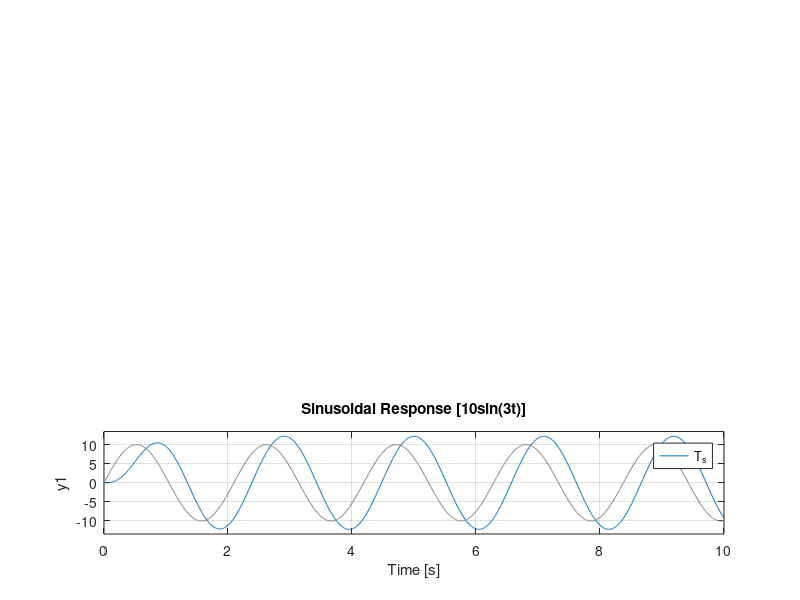

MATLAB code to generate this figure:
clear; clc; close all

z = abs(log(0.2)/sqrt(pi^2+log(0.2)^2));
K2 = 5/3;
K1 = 3*(1+K2)^2/(8*z^2);

s = tf('s');
t = 0:0.01:10;

hold on

num = [3*K1];
den = [2,3+3*K2,3*K1];
T_s = tf(num, den);

subplot(3,1,1)
step(10*T_s)
grid on
title('Step Response [10U(t)]')

subplot(3,1,2)
step(5*T_s/s,t)
grid on
title('Ramp Response [5tU(t)]')

subplot(3,1,3)
lsim(T_s,10*sin(3*t),t)
grid on
title('Sinusoidal Response [10sin(3t)]')

set(gcf,'Position',[500,0,500,1000])
